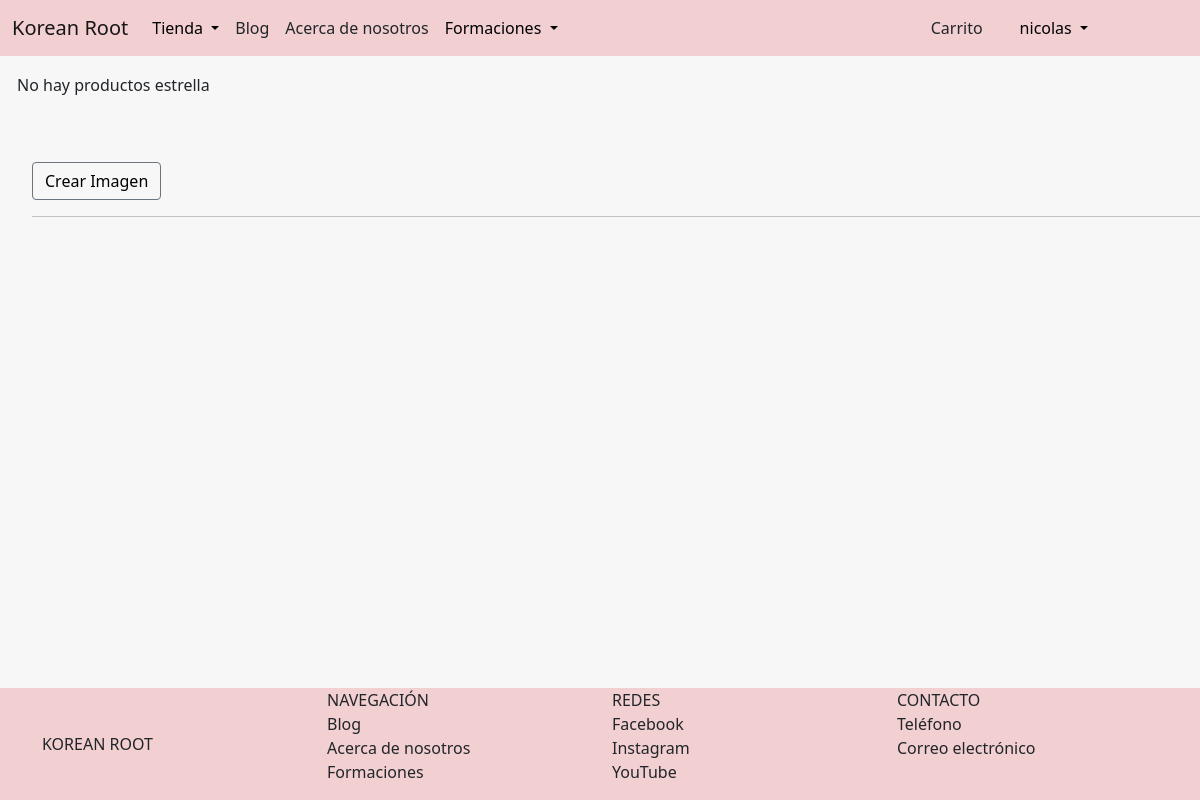
Page /blog/producto/estrella/ (signed in) on the earlier database version.
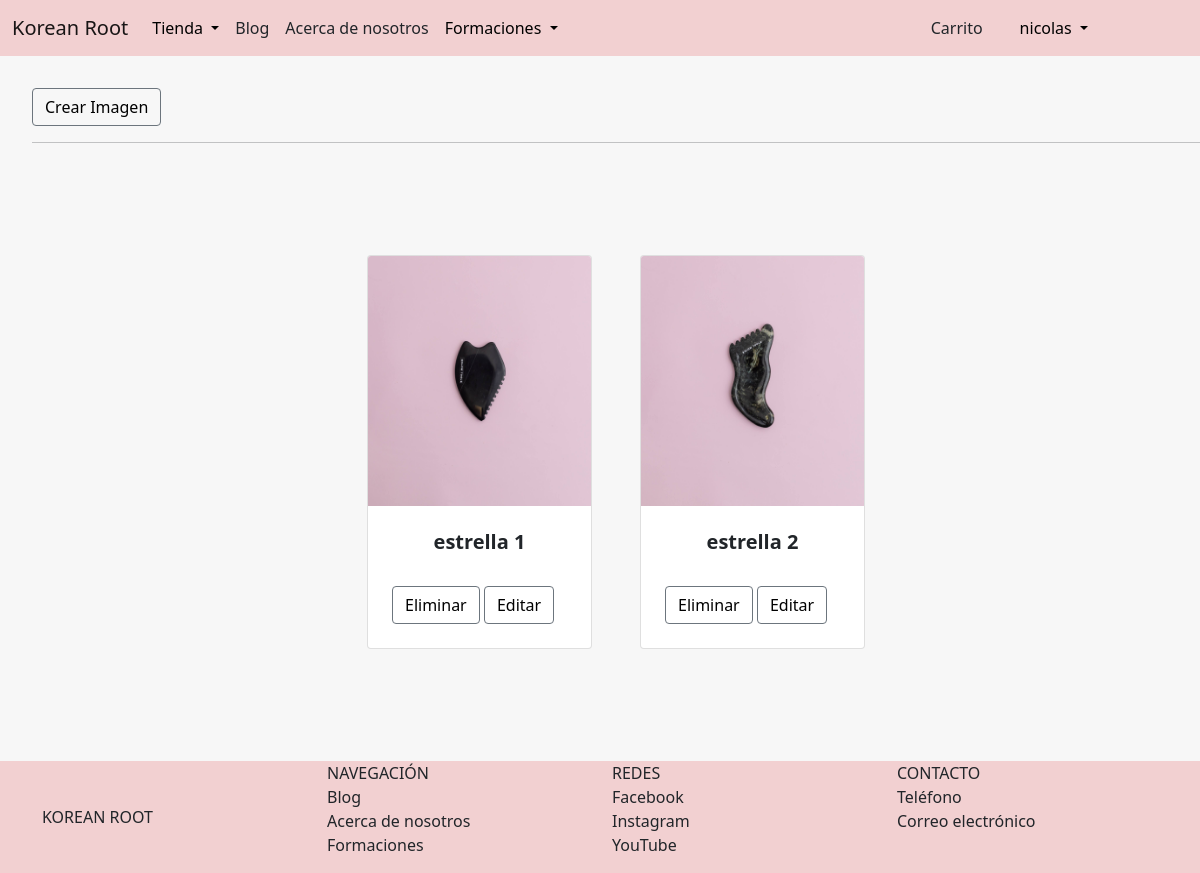
Same page on the later database version.
### AppBlog/models.py (models this page shows, shortened)
class ProductoEstrella(models.Model):
    titulo = models.CharField(max_length=50)
    imagen = models.ImageField(upload_to='productos_estrella', default=None)
    descripcion = models.TextField()

### AppBlog/views.py (the view)
# urls.py: path('producto/estrella/', verProdEstrella, name='ver_prod_estrella'),
@staff_member_required
def verProdEstrella(request):
    productos = ProductoEstrella.objects.all()
    if productos.count() > 0:
        return render(request, 'AppBlog/productos_estrella.html', {'productos': productos})
    else:
        messages.error(request, 'No hay productos estrella')
        return render(request, 'AppBlog/productos_estrella.html')

### AppBlog/templates/AppBlog/productos_estrella.html
{% extends 'AppTienda/padre.html' %}
{% load static %}
{% block contenidoQueCambia %}
<ul>
    {% if user.is_staff %}
        <button class="btn btn-outline-secondary" style="margin-top: 2rem">
            <a
            href="{% url 'blog:agregar_prod_estrella' %}"
            style="text-decoration: none; color: black;">
            Crear Imagen
            </a>
        </button>
        <hr>
    {% endif %}
    {% if user.is_staff %}
            <section class="py-5">
                <div class="container px-4 px-lg-5 mt-5">
                    <div class="row gx-4 gx-lg-5 row-cols-2 row-cols-md-3 row-cols-xl-4 justify-content-center">
                        {% for producto in productos %}
                            <div class="col mb-5">
                                <div class="card h-100">
                                    <img class="card-img-top" src="{{producto.imagen.url}}" alt="..." height="250" />
                                    <div class="card-body p-4">
                                        <div class="text-center">
                                            <h5 class="fw-bolder">{{producto.titulo}}</h5>
                                        </div>
                                    </div>
                                    <div class="card-footer p-4 pt-0 border-top-0 bg-transparent" style="align-items: center;">
                                        <button class="btn btn-outline-secondary">
                                            <a
                                            href="{% url 'blog:eliminar_prod_estrella' id=producto.id %}"
                                            style="text-decoration: none; color: black;">
                                            Eliminar
                                            </a>
                                        </button>
                                        <button class="btn btn-outline-secondary">
                                            <a
                                            href="{% url 'blog:editar_prod_estrella' id=producto.id %}"
                                            style="text-decoration: none; color: black;">
                                            Editar
                                            </a>
                                        </button>
                                    </div>
                                </div>
                            </div>
                        {% endfor %}
                    </div>
                </div>
            </section>
    {% endif %}
</ul>
{% endblock %}

### AppTienda/templates/AppTienda/padre.html (shortened to what this page needs)
<!doctype html>
<html lang="en">
  <head>
    {% load static %}
    <link href="https://cdn.jsdelivr.net/npm/bootstrap@5.1.3/dist/css/bootstrap.min.css" rel="stylesheet">
  </head>
  <body class="body">
        <nav class="navbar navbar-expand-sm navbar-light" style="background-color:rgb(242, 208, 209)">
            <div class="container">
            <a href="{% url 'blog:Inicio' %}" class="navbar-brand mb-0 h1" style="text-emphasis-color: aliceblue; margin-right: 1rem;">Korean Root</a>
            <div class="collapse navbar-collapse" id="navbarNav">
                <ul class="navbar-nav">
                    <li class="nav-item dropdown">
                        <a href="#"
                        class="nav-link dropdown-toggle"
                        id="navbarDropdown"
                        role="button"
                        data-bs-toggle="dropdown"
                        aria-expanded="false"
                        style="color: black;"
                        >Tienda
                        </a>
                    </li>
                    <li class="nav-item active">
                        <a
                        href="{% url 'blog:lista_publicaciones' %}"
                        class="nav-link"
                        style="text-decoration: none; color:inherit;"
                        >
                        Blog
                    </a>
                </li>
                    <li
                    class="nav-item active">
                    <a
                    href="{% url 'acerca_de_nosotros' %}"
                    class="nav-link"
                    style="text-decoration: none; color:inherit;"
                    >
                    Acerca de nosotros
                </a>
            </li>
                    <li class="nav-item dropdown">
                      <a href="#"
                      class="nav-link dropdown-toggle"
                      id="navbarDropdown"
                      role="button"
                      data-bs-toggle="dropdown"
                      aria-expanded="false"
                      style="color: black;"
                      >Formaciones
                      </a>
                </ul>
            </div>
            </div>
            {% if user.is_authenticated %}
              <div class="d-grid gap-2 d-sm-flex justify-content-end" style="width: 6rem; margin-right: 6rem;">
              <div class="d-grid gap-2 d-sm-flex justify-content-end" style="width: 5rem;">
                <button
                class="btn btn-outline"
                type="button"
                style="text-decoration: none; color:inherit;"
                >
                <a
                    href="{% url 'carrito' %}"
                    style="text-decoration: none; color:inherit;"
                    >
                    Carrito
                </a>
                </button>
                <li class="nav-item dropdown" style="list-style-type: none">
                  <a href="#"
                  class="nav-link dropdown-toggle"
                  id="navbarDropdown"
                  role="button"
                  data-bs-toggle="dropdown"
                  aria-expanded="false"
                  style="color: black;">
                  {{user.username}}
                  </a>
                </li>
              </div>
            {% endif %}
        </nav>
    {% if messages %}
        {% for mensaje in messages %}
            <div class="alert alert-{{ mensaje.tags }}">{{mensaje}}</div>
        {% endfor %}
    {% endif %}
    {% block contenidoQueCambia %}
    {% endblock %}
  <footer
  class="footer"
  >
    <div class="container">
      <nav class="row">
        <a href="{% url 'blog:Inicio' %}"
        class="col-3 text-reser text-uppercase d-flex align-items-center"
        style="text-decoration: none; color:inherit;"
        >
          Korean Root
        </a>
        <ul class="col-3 list-unstyled">
          <li class="font-weight-bold text-uppercase">Navegación</li>
          <li><a href="{% url 'blog:lista_publicaciones' %}" class="text-reset" style="text-decoration: none; color:inherit;">Blog</a></li>
          <li><a href="{% url 'acerca_de_nosotros' %}" class="text-reset" style="text-decoration: none; color:inherit;">Acerca de nosotros</a></li>
          <li><a href="{% url 'cursos:capacitaciones' %}" class="text-reset" style="text-decoration: none; color:inherit;">Formaciones</a></li>
        </ul>
        <ul class="col-3 list-unstyled">
          <li class="font-weight-bold text-uppercase" style="text-decoration: none; color:inherit;">Redes</li>
          <li><a href="https://www.facebook.com/koreanroot" class="text-reset" style="text-decoration: none; color:inherit;">Facebook</a></li>
          <li><a href="https://instagram.com/koreanroot" class="text-reset" style="text-decoration: none; color:inherit;">Instagram</a></li>
          <li><a href="https://www.youtube.com/channel/UC8QQf5m4bq_b639ss8gnnDg" class="text-reset" style="text-decoration: none; color:inherit;">YouTube</a></li>
        </ul>
        <ul class="col-3 list-unstyled">
          <li class="font-weight-bold text-uppercase" style="text-decoration: none; color:inherit;">Contacto</li>
          <li><a href="tel:3424234054" class="text-reset" style="text-decoration: none; color:inherit;">Teléfono</a></li>
          <li><a href="thekoreanroot@gmail.com" class="text-reset" style="text-decoration: none; color:inherit;">Correo electrónico</a></li>
        </ul>
      </nav>
    </div>
  </footer>
  </body>
</html>

### AppTienda/templates/AppTienda/padre.html (style rules this page uses)
.body { background-color:rgb(247, 247, 247); display: flex; flex-direction: column; min-height: 100vh; }
.footer { background-color: rgb(242, 208, 209); position: relative; margin-top: auto; clear:both; }

Differences in the rows shown:
added ProductoEstrella: imagen (picture), titulo "estrella 1"
added ProductoEstrella: imagen (picture), titulo "estrella 2"
Other differences:
list line gone: "No hay productos estrella"
